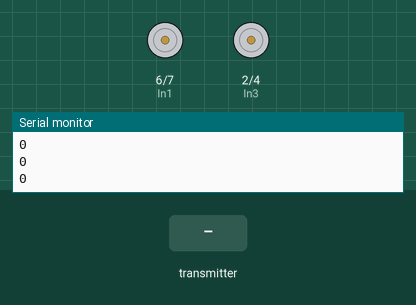
Bench run of a sketch on a simulated Arduino Uno, built with avr-gcc and run on an emulated ATmega328P. Parts: motor-driver pin pairs drawn as motors (green arrow = first pin HIGH = forward, orange = second pin HIGH = backward, longer = more drive, scaled by the enable pin), the last lines printed to the serial monitor. The inputs (shaded band) are chosen by the test bench. No radio packets arrive unless stated.

Above: at 1.2 s.
1.3 s: the transmitter starts sending angleJoy1 = 90
At 2.5 s:
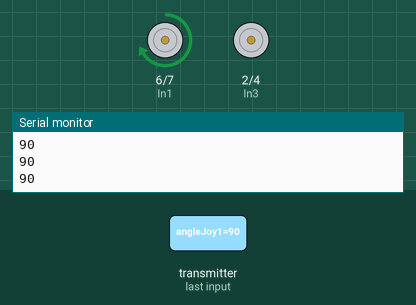
2.8 s: the transmitter starts sending angleJoy1 = 180
At 4.0 s:
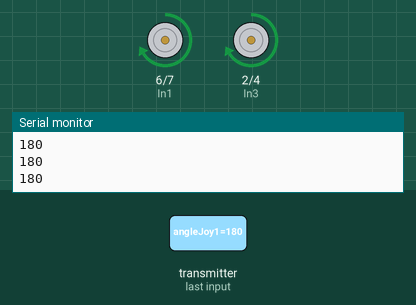
4.3 s: the transmitter starts sending angleJoy1 = 45
At 5.1 s:
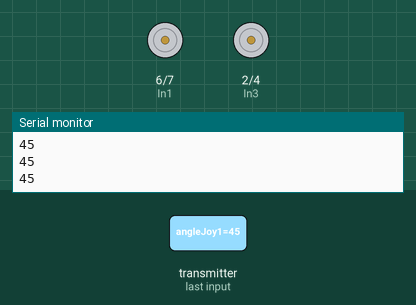
Timing chart, 0 to 7.3 s (numbered marks = the images above; inputs shaded):
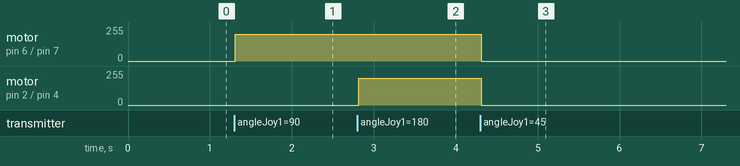

Measured:
- after the input at 1.3 s, motor on pin 6 (In1) / pin 7 (In2): stopped → forward 200/255 at once
- after the input at 2.8 s, motor on pin 2 (In3) / pin 4 (In4): stopped → forward 200/255 at once
- after the input at 4.3 s, motor on pin 6 (In1) / pin 7 (In2), motor on pin 2 (In3) / pin 4 (In4): forward 200/255 → stopped at once

The sketch:

Receiver_Code.ino
```cpp
#include <SPI.h>
#include "RF24.h"
#include <nRF24L01.h>
RF24 myRadio (9, 10);
#define EnA 5
#define In1 6
#define In2 7
#define EnB 3
#define In3 2
#define In4 4

const byte address[6] = "00001";
void setup()
{
  Serial.begin(9600);
  myRadio.begin();
  myRadio.openReadingPipe(0,address);
  myRadio.setPALevel(RF24_PA_MIN);
  myRadio.startListening();
  pinMode(EnA, OUTPUT);
  pinMode(In1, OUTPUT);
  pinMode(In2, OUTPUT);
  pinMode(EnB, OUTPUT);
  pinMode(In3, OUTPUT);
  pinMode(In4, OUTPUT);
}
void loop() {
  delay(5);
  digitalWrite(In1, HIGH);
  digitalWrite(In2, LOW);
  digitalWrite(In3, HIGH);
  digitalWrite(In4, LOW);
  myRadio.startListening();
  int angleJoy1;
  int angleJoy2;
  if ( myRadio.available()) {
      myRadio.read(&angleJoy1, sizeof(angleJoy1));
      if( angleJoy1 > 80  ){
         analogWrite(EnA, 200);
      }
      else {
        analogWrite(EnA, 0);
        }
      Serial.println(angleJoy1);
      delay(5);
    }
      myRadio.read(&angleJoy2, sizeof(angleJoy2));
      if( angleJoy2 > 120 ){
         analogWrite(EnB, 200);
      }
      else {
        analogWrite(EnB, 0);
        }
      Serial.println(angleJoy2);
      delay(5);
    }
   //Serial.println(myRadio.available());
```
